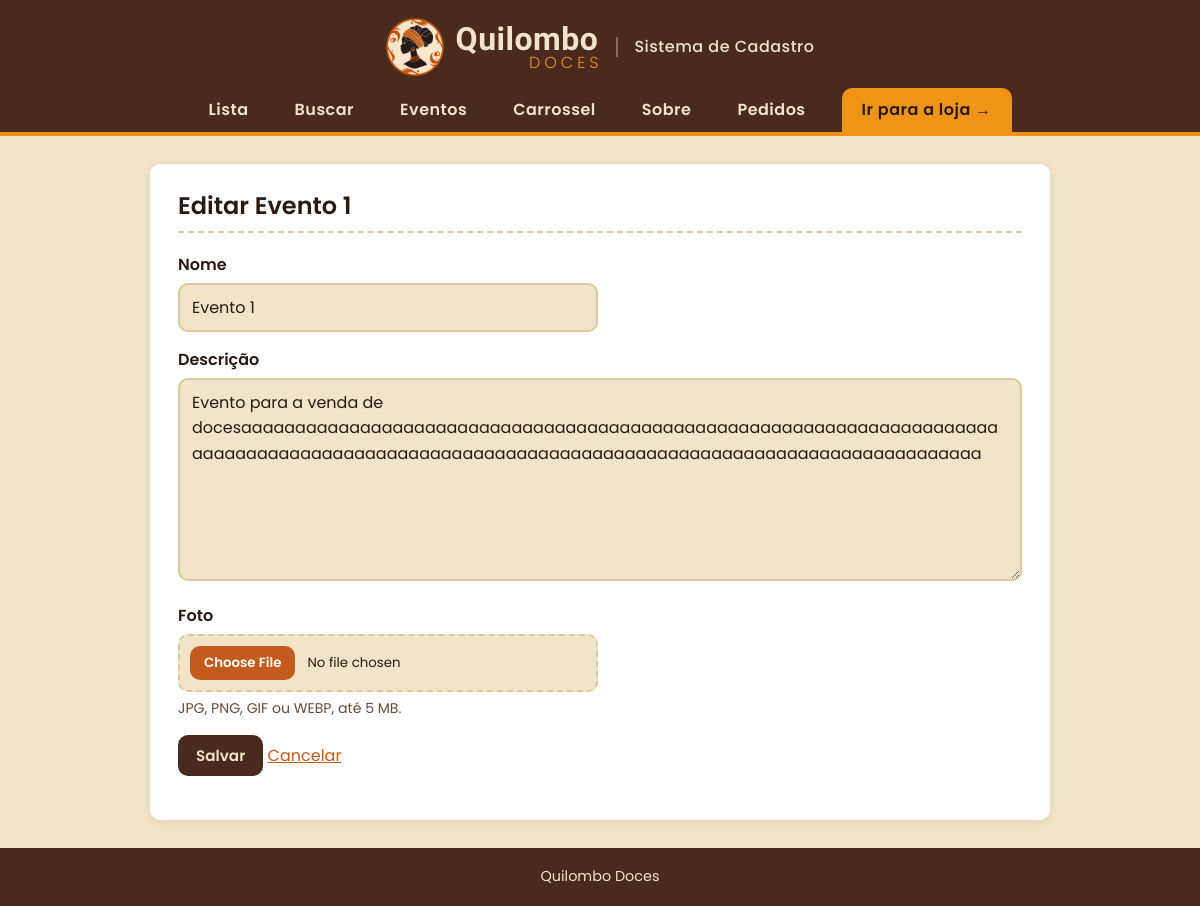
The page /evento/3/editar on the database its author committed.
### tables this page shows
CREATE TABLE eventos (
                id     INTEGER PRIMARY KEY AUTOINCREMENT,
                nome   TEXT    NOT NULL,
                descricao TEXT 
            , imagem TEXT);

### app.py (the view, shortened to what this page needs)
@app.route("/evento/<int:id_evento>/editar", methods=["GET", "POST"])
def editar_evento(id_evento):
    conn = conectar_banco()
    evento = conn.execute('SELECT * FROM eventos WHERE id = ?',
                        (id_evento,)).fetchone()
    if evento is None:
        conn.close()
        return render_template("erro.html",
                               mensagem=f"Nao existe evento com id {id_evento}."), 404
    if request.method == "GET":
        conn.close()
        dados = dict(evento)
        return render_template("form_evento.html", titulo=f"Editar {evento['nome']}",
                               dados=dados, erros={},
                               acao=url_for("editar_evento", id_evento=id_evento))

### app.py (called while the page is built)
@app.context_processor
def dados_globais():
    return {
        "qtd_carrinho": sum(session.get("carrinho", {}).values()),
        "whatsapp": WHATSAPP,
        "pedidos_pendentes": contar_pedidos_pendentes(),
        "cliente": cliente_atual(),      # cliente logado na loja (ou None)
    }

def contar_pedidos_pendentes():
    conn = conectar_banco()
    qtd = conn.execute(
        "SELECT COUNT(*) FROM pedidos WHERE status = 'informado'").fetchone()[0]
    conn.close()
    return qtd

### contas.py (called while the page is built, shortened)
def cliente_atual():
    id_cliente = session.get("cliente_id")
    if not id_cliente:
        return None

### templates/form_evento.html (shortened to what this page needs)
{% extends "base.html" %}
{% block conteudo %}
<h2>{{ titulo }}</h2>
<form method="post" action="{{ acao }}" enctype="multipart/form-data">
  <p>
    <label for="nome">Nome</label>
    <input type="text" id="nome" name="nome" value="{{ dados.get('nome', '') }}">
  </p>
  <p>
    <label for="descricao">Descrição</label>
    <textarea id="descricao" name="descricao" rows="7">{{ dados.get('descricao', '') or '' }}</textarea>
  </p>
  <p>
    <label for="imagem">Foto</label>
    <input type="file" id="imagem" name="imagem" accept="image/*">
    <span class="dica">JPG, PNG, GIF ou WEBP, até 5 MB. {% if dados.get('imagem') %}Escolha outra para trocar.{% endif %}</span>
  </p>
  <p>
    <button type="submit">Salvar</button>
    <a href="{{ url_for('eventos') }}">Cancelar</a>
  </p>
</form>
{% endblock %}

### static/estilo.css (style rules this page uses)
:root { --areia: #f2e4c8; --areia-escura: #e8d5ae; --cacau: #2b1a14; --raiz: #4a2a1e; --cacau-2: #2b1a14; --terracota: #c35a1e; --terracota-hover: #4a2a1e; --ouro: #ef9319; --ouro-hover: #d6820f; --verde: #25d366; --verde-hover: #1da851; --perigo: #c0392b; --sucesso-bg: #e8f6ec; --sucesso-txt: #1e6b3a; --erro-bg: #fdecea; --branco: #ffffff; --borda: #dcc9a0; --texto-suave: #6b4a3a; --raio: 10px; --raio-grande: 12px; --sombra: 0 2px 10px rgba(74, 42, 30, 0.10); --sombra-forte: 0 8px 20px rgba(74, 42, 30, 0.18); --fonte-texto: "Poppins", Arial, sans-serif; --fonte-marca: "Kaushan Script", cursive; }
* { box-sizing: border-box; }
body { margin: 0; font-family: var(--fonte-texto); font-size: 16px; line-height: 1.5; color: var(--cacau); background: var(--areia); min-height: 100vh; display: flex; flex-direction: column; }
h1, h2, h3 { font-family: var(--fonte-texto); font-weight: 600; line-height: 1.2; }
a { color: var(--terracota); }
.dica { display: block; color: var(--texto-suave); font-size: 0.88rem; margin-top: 6px; }
main h2 { margin-top: 0; padding-bottom: 10px; border-bottom: 2px dashed var(--borda); }
button, .botao, .btn-whatsapp { font-family: inherit; font-size: 0.95rem; font-weight: 600; border: none; border-radius: var(--raio); padding: 9px 18px; cursor: pointer; text-decoration: none; display: inline-block; transition: background 0.2s, transform 0.1s; }
button { background: var(--raiz); color: var(--areia); }
form p { margin: 0 0 16px; }
label { display: block; font-weight: 600; margin-bottom: 6px; }
input[type="text"], input[type="number"], textarea { width: 100%; max-width: 420px; padding: 10px 12px; font-family: inherit; font-size: 1rem; color: var(--cacau); background: var(--areia); border: 2px solid var(--borda); border-radius: var(--raio); transition: border-color 0.2s, box-shadow 0.2s; }
textarea { max-width: 100%; min-height: 160px; resize: vertical; line-height: 1.6; }
input[type="file"] { display: block; width: 100%; max-width: 420px; padding: 10px; font-family: inherit; background: var(--areia); border: 2px dashed var(--borda); border-radius: var(--raio); cursor: pointer; }

### rows shown on the page
eventos: nome "Evento 1", descricao "Evento para a venda de docesaaaaaaaaaaaaaaaaaaaaaaaaaaaaaaaaaaaaaaaaaaaaaaaaaaaaaaaaaaaaaaaaaaaaaaaaaaaaaaaaaaaaaaaaaaaaaaaaaaaaaaaaaaaaaaaaaaaaaaaaaaaaaaaaaaaaaaaaaaaaaaa"

### other values the page prints
{{ titulo }} "Editar Evento 1"
